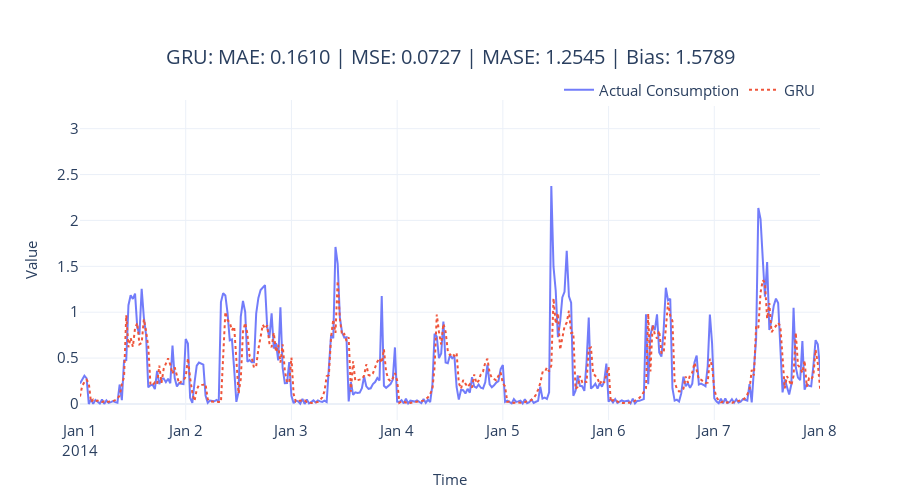

Notebook code for this chart:
### Code cell
fig = plot_forecast(pred_df, forecast_columns=[rnn_config.rnn_type], forecast_display_names=[rnn_config.rnn_type])
fig = format_plot(fig, title=f"{rnn_config.rnn_type}: MAE: {metrics['MAE']:.4f} | MSE: {metrics['MSE']:.4f} | MASE: {metrics['MASE']:.4f} | Bias: {metrics['Forecast Bias']:.4f}")
fig.update_xaxes(type="date", range=["2014-01-01", "2014-01-08"])
fig.write_image("imgs/chapter_13/gru.png")
fig.show()

### Figure 1 — Plotly figure (JSON) as saved in the notebook; plotly's stock layout.template omitted (floating-point values rounded to 4 significant figures; data arrays with more than 128 entries replaced by an {"elided": "..."} marker saying what was removed)
{"data": [{"line": {"color": "rgba(99,110,250,0.9)"}, "mode": "lines", "name": "Actual Consumption", "type": "scatter", "x": {"elided": "1488 str values"}, "y": {"elided": "1488 float values"}}, {"line": {"color": "rgba(239,85,59,1)", "dash": "dot"}, "mode": "lines", "name": "GRU", "type": "scatter", "x": {"elided": "1488 str values"}, "y": {"elided": "1488 float values"}}], "layout": {"autosize": false, "height": 500, "legend": {"font": {"size": 15}, "orientation": "h", "title": {}, "x": 1, "xanchor": "right", "y": 0.98, "yanchor": "bottom"}, "title": {"font": {"size": 20}, "text": "GRU: MAE: 0.1610 | MSE: 0.0727 | MASE: 1.2545 | Bias: 1.5789", "x": 0.5, "xanchor": "center", "yanchor": "top"}, "width": 900, "xaxis": {"range": ["2014-01-01", "2014-01-08"], "tickfont": {"size": 15}, "title": {"font": {"size": 15}, "text": "Time"}, "type": "date"}, "yaxis": {"tickfont": {"size": 15}, "title": {"font": {"size": 15}, "text": "Value"}}}}
